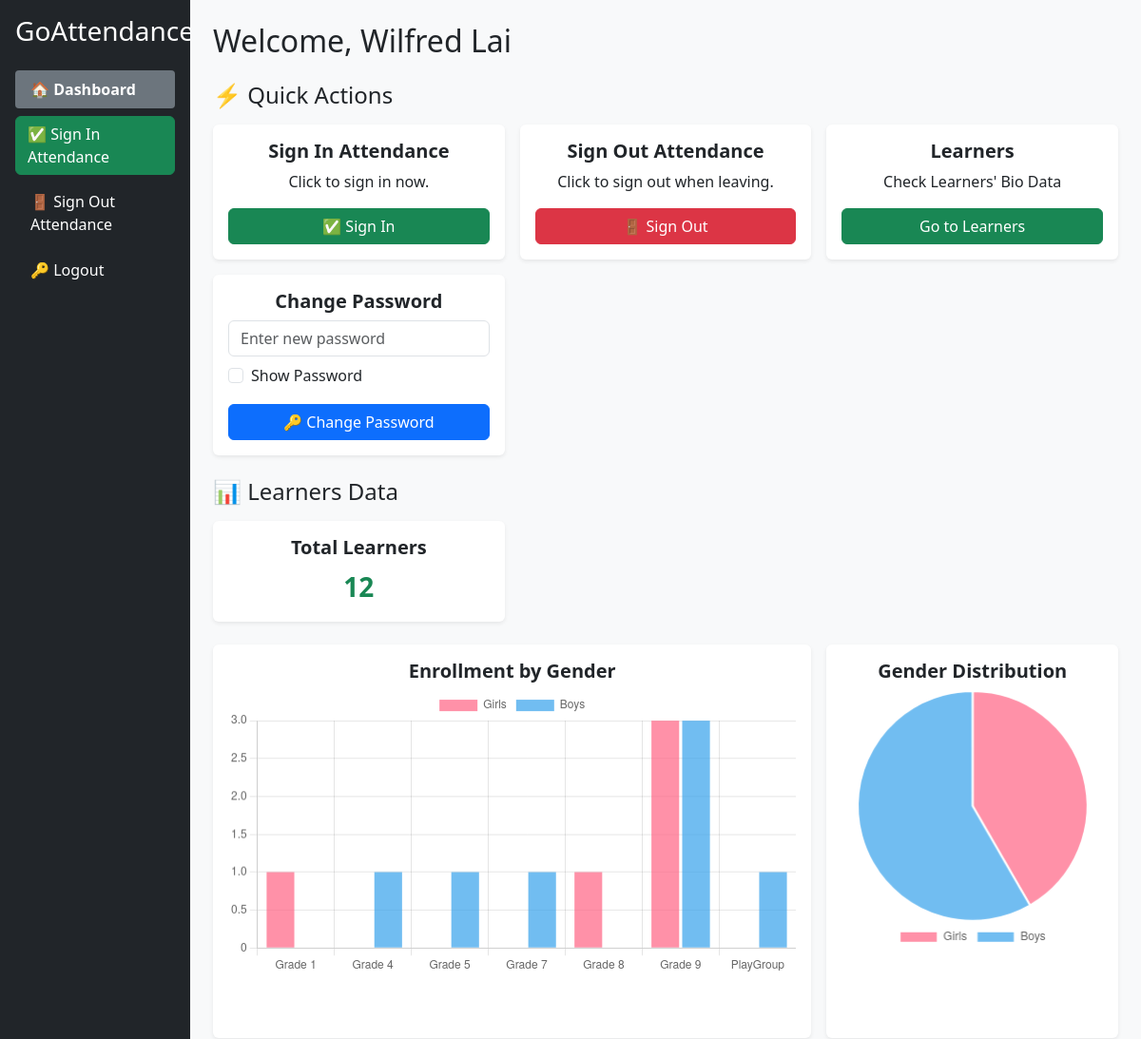
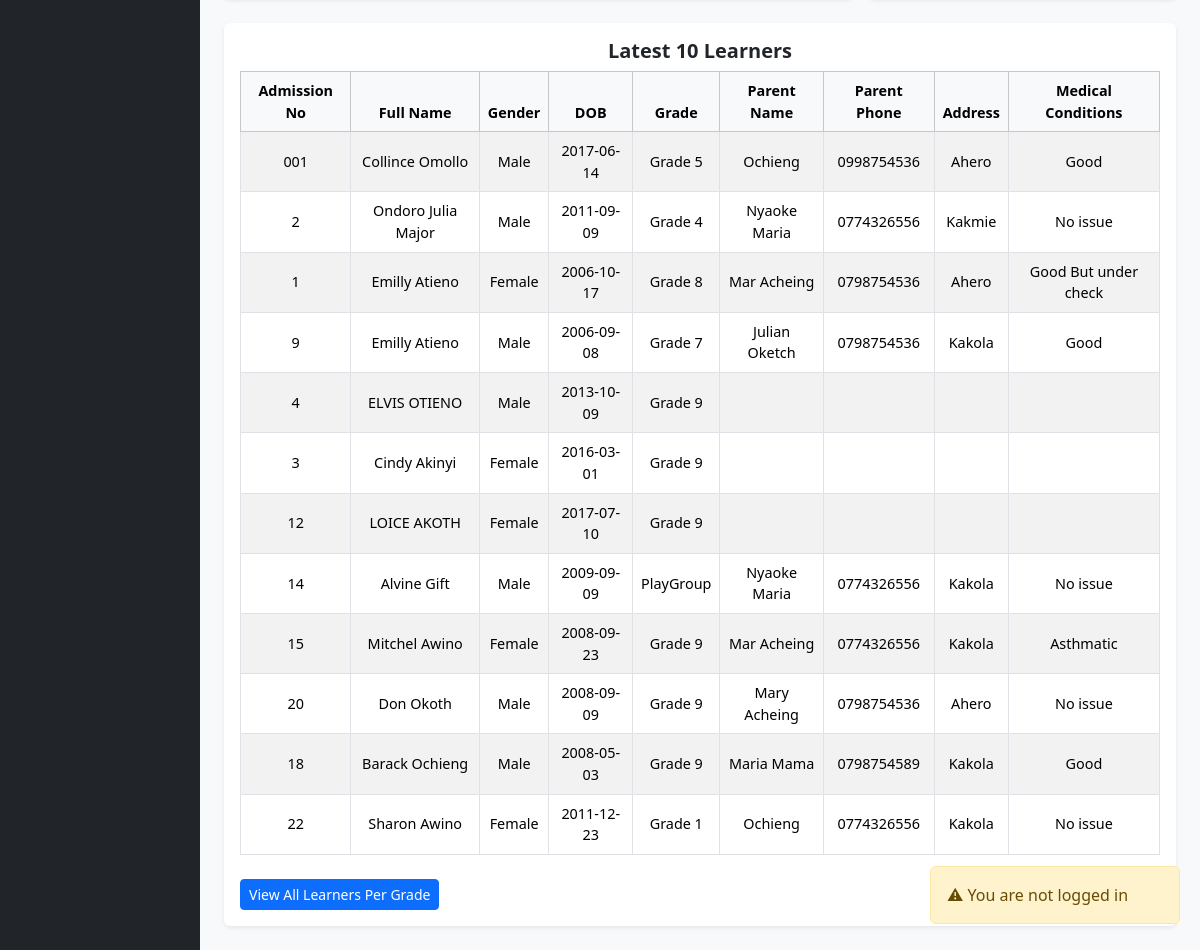
Page /dashboard (signed in) on the committed database (2 pictures, top to bottom).
### models.py (models this page shows)
class Staff(db.Model):
    id = db.Column(db.Integer, primary_key=True)
    staff_id = db.Column(db.String(50), unique=True, nullable=False)
    name = db.Column(db.String(100), nullable=False)
    email = db.Column(db.String(120))  # optional initially
    password = db.Column(db.String(100), default='123456')  # initial password
    is_class_teacher = db.Column(db.Boolean, default=False)
    grade_assigned = db.Column(db.String(50))
    subjects = db.Column(db.String(200))
    syllabus_coverage = db.Column(db.Text)
    is_admin = db.Column(db.Boolean, default=False)  # admin column

class Learners(db.Model):
    id = db.Column(db.Integer, primary_key=True)
    admission_no = db.Column(db.String(50), unique=True, nullable=False)
    full_name = db.Column(db.String(100), nullable=False)
    gender = db.Column(db.String(10))
    dob = db.Column(db.Date)
    grade = db.Column(db.String(20))
    parent_name = db.Column(db.String(100))
    parent_phone = db.Column(db.String(20))
    address = db.Column(db.String(200))
    medical_conditions = db.Column(db.Text)
    created_at = db.Column(db.DateTime, default=datetime.utcnow)

### app.py (the view)
@app.route('/dashboard', methods=['GET', 'POST'])
def dashboard():
    if 'staff_id' not in session:
        flash('Please login first.', 'danger')
        return redirect(url_for('login'))
    staff = Staff.query.filter_by(staff_id=session['staff_id']).first()
    if not staff:
        session.clear()
        flash('Invalid session. Please login again.', 'danger')
        return redirect(url_for('login'))
    open_att = Attendance.query.filter_by(staff_id=staff.staff_id, logout_time=None).first()
    staff.attendance_active = open_att is not None
    all_learners = Learners.query.all()
    if not all_learners:
        return render_template("dashboard.html", staff=staff, learners=None)
    categories = sorted(list(set(l.grade for l in all_learners)))
    girls_counts = [sum(1 for l in all_learners if l.grade == g and l.gender.lower() == 'female') for g in categories]
    boys_counts = [sum(1 for l in all_learners if l.grade == g and l.gender.lower() == 'male') for g in categories]
    total_population = len(all_learners)
    return render_template(
        "dashboard.html",
        staff=staff,
        learners=all_learners,
        categories=categories,
        girls_counts=girls_counts,
        boys_counts=boys_counts,
        total_population=total_population
    )

### templates/dashboard.html (shortened to what this page needs)
<!doctype html>
<html lang="en">
<head>
    <link href="https://cdn.jsdelivr.net/npm/bootstrap@5.3.2/dist/css/bootstrap.min.css" rel="stylesheet">
</head>
<body>
<div class="container-fluid">
    <div class="row">
        <nav class="col-md-3 col-lg-2 bg-dark text-white sidebar p-3">
            <h3 class="mb-4">GoAttendance</h3>
            <ul class="nav flex-column">
                <li class="nav-item mb-2">
                    <a href="{{ url_for('dashboard') }}" class="nav-link text-white active">🏠 Dashboard</a>
                </li>
                <li class="nav-item mb-2">
                    <form method="POST" action="{{ url_for('sign_in_attendance') }}">
                        <button type="submit" class="btn btn-success w-100 text-start">✅ Sign In Attendance</button>
                    </form>
                </li>
                <li class="nav-item mb-2">
                    <a href="{{ url_for('logout', staff_id=staff.staff_id) }}" class="nav-link text-white">🚪 Sign Out Attendance</a>
                </li>
                <li class="nav-item mb-2">
                    <a href="{{ url_for('logout_session') }}" class="nav-link text-white">🔑 Logout</a>
                </li>
            </ul>
        </nav>
        <main class="col-md-9 col-lg-10 p-4">
            <h2 class="mb-4">Welcome, {{ staff.name }}</h2>
            <h4 class="mb-3">⚡ Quick Actions</h4>
            <div class="row g-3 mb-4">
                <div class="col-md-6 col-lg-4">
                    <div class="card shadow-sm border-0 h-100">
                        <div class="card-body text-center">
                            <h5 class="card-title">Sign In Attendance</h5>
                            <p class="card-text">Click to sign in now.</p>
                            <form method="POST" action="{{ url_for('sign_in_attendance') }}">
                                <button type="submit" class="btn btn-success w-100">✅ Sign In</button>
                            </form>
                        </div>
                    </div>
                </div>
                <div class="col-md-6 col-lg-4">
                    <div class="card shadow-sm border-0 h-100">
                        <div class="card-body text-center">
                            <h5 class="card-title">Sign Out Attendance</h5>
                            <p class="card-text">Click to sign out when leaving.</p>
                            <a href="{{ url_for('logout', staff_id=staff.staff_id) }}" class="btn btn-danger w-100">🚪 Sign Out</a>
                        </div>
                    </div>
                </div>
                <div class="col-md-6 col-lg-4">
                    <div class="card shadow-sm border-0 h-100">
                        <div class="card-body text-center">
                            <h5 class="card-title">Learners</h5>
                            <p class="card-text">Check Learners' Bio Data</p>
                            <a href="{{ url_for('learners') }}" class="btn btn-success w-100">Go to Learners</a>
                        </div>
                    </div>
                </div>
                <div class="col-md-6 col-lg-4">
                    <div class="card shadow-sm border-0 h-100">
                        <div class="card-body d-flex flex-column">
                            <h5 class="card-title text-center">Change Password</h5>
                            <form method="POST" class="flex-grow-1 d-flex flex-column justify-content-between">
                                <div class="mb-3">
                                    <input type="password" class="form-control" name="new_password" id="new_password" placeholder="Enter new password" required>
                                    <div class="form-check mt-2">
                                        <input type="checkbox" class="form-check-input" onclick="toggleNewPassword()">
                                        <label class="form-check-label">Show Password</label>
                                    </div>
                                </div>
                                <button type="submit" class="btn btn-primary w-100">🔑 Change Password</button>
                            </form>
                        </div>
                    </div>
                </div>
            </div>
            <h4 class="mb-3">📊 Learners Data</h4>
            {% if learners %}
            <div class="row g-3 mb-4">
                <div class="col-md-6 col-lg-4">
                    <div class="card shadow-sm border-0 text-center h-100">
                        <div class="card-body">
                            <h5 class="card-title">Total Learners</h5>
                            <p class="card-text fs-3 fw-bold text-success">{{ total_population }}</p>
                        </div>
                    </div>
                </div>
            </div>
            <div class="row g-3 mb-4">
                <div class="col-md-8">
                    <div class="card shadow-sm border-0 h-100">
                        <div class="card-body">
                            <h5 class="card-title text-center">Enrollment by Gender</h5>
                            <div class="chart-container">
                                <canvas id="learnersChart"></canvas>
                            </div>
                        </div>
                    </div>
                </div>
                <div class="col-md-4">
                    <div class="card shadow-sm border-0 h-100">
                        <div class="card-body">
                            <h5 class="card-title text-center">Gender Distribution</h5>
                            <div class="chart-container">
                                <canvas id="genderPieChart"></canvas>
                            </div>
                        </div>
                    </div>
                </div>
            </div>
            <div class="row">
                <div class="col-12">
                    <div class="card shadow-sm border-0">
                        <div class="card-body">
                            <h5 class="card-title text-center">Latest 10 Learners</h5>
                            <div class="table-responsive">
                                <table class="table table-bordered table-striped text-center align-middle">
                                    <thead class="table-light">
                                        <tr>
                                            <th>Admission No</th>
                                            <th>Full Name</th>
                                            <th>Gender</th>
                                            <th>DOB</th>
                                            <th>Grade</th>
                                            <th>Parent Name</th>
                                            <th>Parent Phone</th>
                                            <th>Address</th>
                                            <th>Medical Conditions</th>
                                        </tr>
                                    </thead>
                                    <tbody>
                                        {% for l in learners %}
                                        <tr>
                                            <td>{{ l.admission_no }}</td>
                                            <td>{{ l.full_name }}</td>
                                            <td>{{ l.gender }}</td>
                                            <td>{{ l.dob.strftime('%Y-%m-%d') if l.dob else '' }}</td>
                                            <td>{{ l.grade }}</td>
                                            <td>{{ l.parent_name }}</td>
                                            <td>{{ l.parent_phone }}</td>
                                            <td>{{ l.address }}</td>
                                            <td>{{ l.medical_conditions }}</td>
                                        </tr>
                                        {% endfor %}
                                    </tbody>
                                </table>
                            </div>
                            <div class="text-start mt-2">
                                <a href="{{ url_for('learners') }}" class="btn btn-sm btn-primary">View All Learners Per Grade</a>
                            </div>
                        </div>
                    </div>
                </div>
            </div>
            {% else %}
            <div class="alert alert-warning">No learners data available. Please contact admin.</div>
            {% endif %}
        </main>
    </div>
</div>
<div class="attendance-status alert alert-{{ 'success' if staff.attendance_active else 'warning' }}">
    {% if staff.attendance_active %}
        ✅ You are currently logged in
    {% else %}
        ⚠ You are not logged in
    {% endif %}
</div>
<script>
    function toggleNewPassword() {
        var x = document.getElementById("new_password");
        x.type = (x.type === "password") ? "text" : "password";
    }
    {% if learners %}
    new Chart(document.getElementById('learnersChart'), {
        type: 'bar',
        data: {
            labels: {{ categories|tojson }},
            datasets: [
                { label: 'Girls', data: {{ girls_counts|tojson }}, backgroundColor: 'rgba(255, 99, 132, 0.7)' },
                { label: 'Boys', data: {{ boys_counts|tojson }}, backgroundColor: 'rgba(54, 162, 235, 0.7)' }
            ]
        },
        options: { responsive: true, plugins: { legend: { position: 'top' } }, scales: { y: { beginAtZero: true } } }
    });
    new Chart(document.getElementById('genderPieChart'), {
        type: 'pie',
        data: {
            labels: ['Girls', 'Boys'],
            datasets: [{
                data: [{{ girls_counts|sum }}, {{ boys_counts|sum }}],
                backgroundColor: ['rgba(255, 99, 132, 0.7)', 'rgba(54, 162, 235, 0.7)'],
                borderColor: '#fff', borderWidth: 2
            }]
        },
        options: { responsive: true, plugins: { legend: { position: 'bottom' } } }
    });
    {% endif %}
</script>
</body>
</html>

### templates/dashboard.html (style rules this page uses)
body { background-color: #f8f9fa; }
.sidebar { min-height: 100vh; overflow-y: auto; }
.nav-link.active { background-color: #6c757d; font-weight: bold; border-radius: 0.25rem; }
.card h5 { font-weight: bold; }
.card { display: flex; flex-direction: column; height: 100%; }
.card-body { flex: 1; display: flex; flex-direction: column; justify-content: space-between; }
.chart-container { position: relative; height: 350px; width: 100%; }
.attendance-status { position: fixed; bottom: 10px; right: 20px; z-index: 1050; min-width: 250px; }
table { font-size: 0.9rem; }

### rows in the picture
Staff: name "Wilfred Lai"
Learners: admission_no "001", full_name "Collince Omollo", gender "Male", dob "2017-06-14", grade "Grade 5", parent_name "Ochieng", parent_phone "0998754536", address "Ahero", medical_conditions "Good"
Learners: admission_no "2", full_name "Ondoro Julia Major", gender "Male", dob "2011-09-09", grade "Grade 4", parent_name "Nyaoke Maria", parent_phone "0774326556", address "Kakmie", medical_conditions "No issue"
Learners: admission_no "1", full_name "Emilly Atieno", gender "Female", dob "2006-10-17", grade "Grade 8", parent_name "Mar Acheing", parent_phone "0798754536", address "Ahero", medical_conditions "Good But under check"
Learners: admission_no "9", full_name "Emilly Atieno", gender "Male", dob "2006-09-08", grade "Grade 7", parent_name "Julian Oketch", parent_phone "0798754536", address "Kakola", medical_conditions "Good"
Learners: admission_no "4", full_name "ELVIS OTIENO", gender "Male", dob "2013-10-09", grade "Grade 9"
Learners: admission_no "3", full_name "Cindy Akinyi", gender "Female", dob "2016-03-01", grade "Grade 9"
Learners: admission_no "12", full_name "LOICE AKOTH", gender "Female", dob "2017-07-10", grade "Grade 9"
Learners: admission_no "14", full_name "Alvine Gift", gender "Male", dob "2009-09-09", grade "PlayGroup", parent_name "Nyaoke Maria", parent_phone "0774326556", address "Kakola", medical_conditions "No issue"
Learners: admission_no "15", full_name "Mitchel Awino", gender "Female", dob "2008-09-23", grade "Grade 9", parent_name "Mar Acheing", parent_phone "0774326556", address "Kakola", medical_conditions "Asthmatic"
Learners: admission_no "20", full_name "Don Okoth", gender "Male", dob "2008-09-09", grade "Grade 9", parent_name "Mary Acheing", parent_phone "0798754536", address "Ahero", medical_conditions "No issue"
Learners: admission_no "18", full_name "Barack Ochieng", gender "Male", dob "2008-05-03", grade "Grade 9", parent_name "Maria Mama", parent_phone "0798754589", address "Kakola", medical_conditions "Good"
Learners: admission_no "22", full_name "Sharon Awino", gender "Female", dob "2011-12-23", grade "Grade 1", parent_name "Ochieng", parent_phone "0774326556", address "Kakola", medical_conditions "No issue"

### other values in the picture
{{ total_population }} "12"
chart data {{ categories|tojson }} ["Grade 1", "Grade 4", "Grade 5", "Grade 7", "Grade 8", "Grade 9", "PlayGroup"]
chart data {{ girls_counts|tojson }} [1, 0, 0, 0, 1, 3, 0]
chart data {{ boys_counts|tojson }} [0, 1, 1, 1, 0, 3, 1]
chart data {{ girls_counts|sum }} 5
